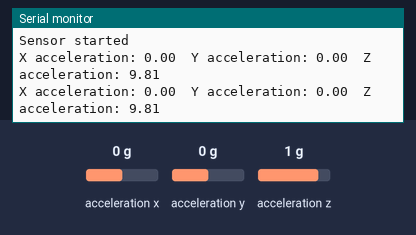
Bench run of a sketch on a simulated Arduino Uno, built with avr-gcc and run on an emulated ATmega328P. Shown: the last lines printed to the serial monitor. Inputs (shaded band) come from the test bench; at power-on: acceleration x 0 g, acceleration y 0 g, acceleration z 1 g.

Above: at 1.8 s.
1.9 s: acceleration x set to -1.4 g
At 2.7 s:
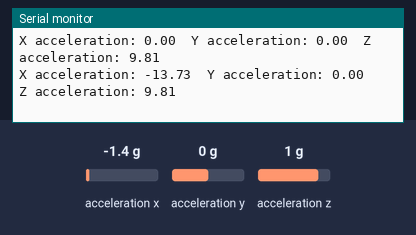
3.4 s: acceleration y set to -1.4 g
At 4.4 s:
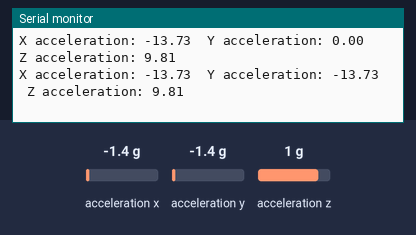
4.9 s: acceleration z set to -1.4 g
At 5.4 s:
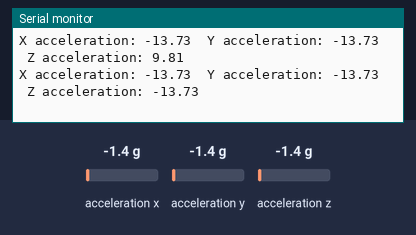

The sketch:

adxl345_basic.ino
```cpp
#include <Adafruit_ADXL345_U.h>
#include <Wire.h>
#include <Adafruit_Sensor.h>

Adafruit_ADXL345_Unified sensor = Adafruit_ADXL345_Unified();

void setup()
{
  // put your setup code here, to run once:
  Serial.begin(9600);
  if (!sensor.begin())
  {
    Serial.println("ADXL345 not found, please check your connections");
    while(1);
  }
  else
  {
    Serial.println("Sensor started");
  }
}

void loop() {
  // put your main code here, to run repeatedly:
  sensors_event_t event;
  sensor.getEvent(&event);
  Serial.print("X acceleration: ");
  Serial.print(event.acceleration.x);
  Serial.print("\tY acceleration: ");
  Serial.print(event.acceleration.y);
  Serial.print("\tZ acceleration: ");
  Serial.println(event.acceleration.z);
  delay(1000);
}
```

Measured:
- after the input at 1.9 s, the serial monitor: prints a new line after 0.12 s (image 1)
- after the input at 3.4 s, the serial monitor: prints a new line after 0.62 s (image 2)
- after the input at 4.9 s, the serial monitor: prints a new line after 0.13 s (image 3)
